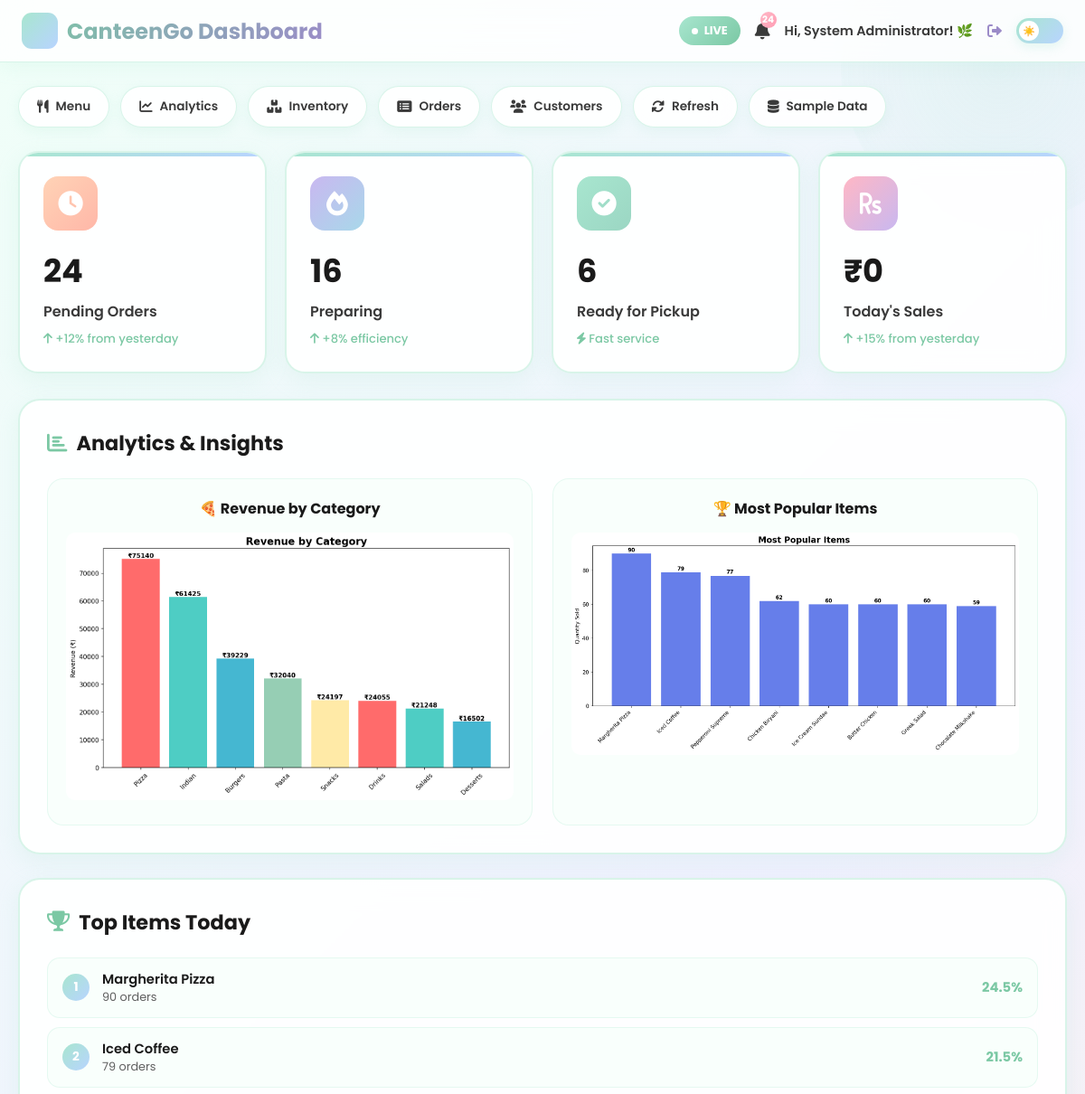
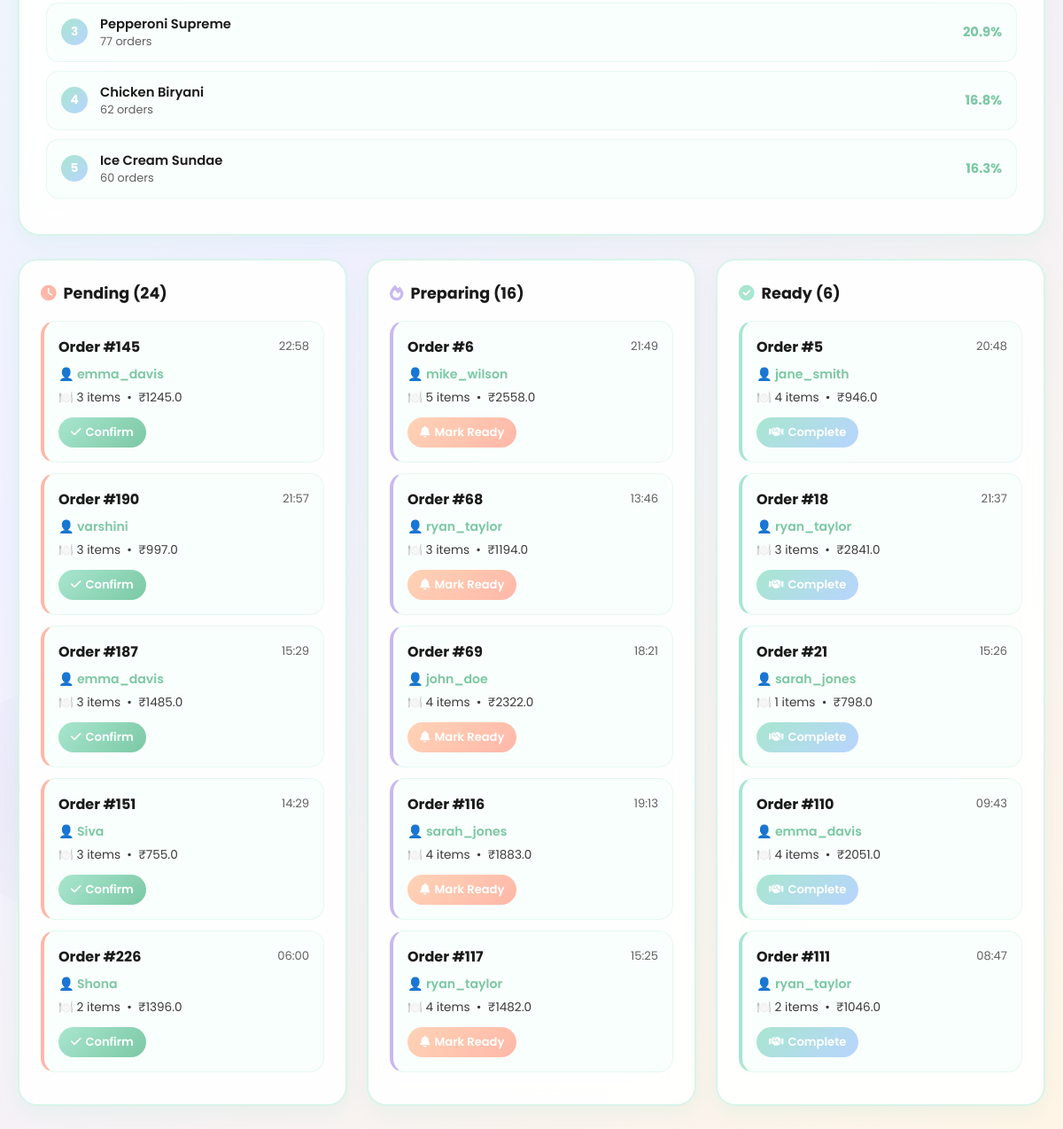
/staff_dashboard (signed in), run on the app's committed database (2 pictures, top to bottom).
### backend/models.py (models this page shows, shortened)
class User(db.Model):
    id = db.Column(db.Integer, primary_key=True)
    username = db.Column(db.String(80), unique=True, nullable=False)
    email = db.Column(db.String(120), unique=True, nullable=True)
    full_name = db.Column(db.String(100), nullable=True)
    password_hash = db.Column(db.String(128), nullable=False)
    role = db.Column(db.String(20), nullable=False)  # 'student' or 'staff'
    staff_role = db.Column(db.Enum(StaffRole), nullable=True)  # Only for staff
    phone = db.Column(db.String(20), nullable=True)
    is_active = db.Column(db.Boolean, default=True)
    created_at = db.Column(db.DateTime, default=datetime.utcnow)
    last_login = db.Column(db.DateTime, nullable=True)

class MenuItem(db.Model):
    id = db.Column(db.Integer, primary_key=True)
    name = db.Column(db.String(100), nullable=False)
    price = db.Column(db.Float, nullable=False)
    image = db.Column(db.String(200), nullable=False)
    description = db.Column(db.Text, nullable=True)
    category = db.Column(db.String(50), nullable=True)
    is_available = db.Column(db.Boolean, default=True)
    stock_quantity = db.Column(db.Integer, default=100)
    preparation_time = db.Column(db.Integer, default=15)  # in minutes
    calories = db.Column(db.Integer, nullable=True)
    ingredients = db.Column(db.Text, nullable=True)
    created_at = db.Column(db.DateTime, default=datetime.utcnow)
    updated_at = db.Column(db.DateTime, default=datetime.utcnow, onupdate=datetime.utcnow)

class Order(db.Model):
    id = db.Column(db.Integer, primary_key=True)
    user_id = db.Column(db.Integer, db.ForeignKey('user.id'), nullable=False)
    total = db.Column(db.Float, nullable=False)
    status = db.Column(db.Enum(OrderStatus), default=OrderStatus.PENDING)
    payment_method = db.Column(db.String(50), default='cash')
    special_instructions = db.Column(db.Text, nullable=True)
    estimated_time = db.Column(db.Integer, nullable=True)  # in minutes
    assigned_staff_id = db.Column(db.Integer, db.ForeignKey('user.id'), nullable=True)
    timestamp = db.Column(db.DateTime, default=datetime.utcnow)
    completed_at = db.Column(db.DateTime, nullable=True)
    user = db.relationship('User', foreign_keys=[user_id], backref=db.backref('orders', lazy=True))
    assigned_staff = db.relationship('User', foreign_keys=[assigned_staff_id])
    items = db.relationship('OrderItem', backref='order', lazy=True, cascade='all, delete-orphan')

### backend/final_app.py (the view)
@app.route('/staff_dashboard')
def staff_dashboard():
    if 'user' not in session or session['user'] != 'staff':
        return redirect(url_for('staff_login'))
    user = User.query.get(session['user_id'])
    pending_orders = Order.query.filter_by(status=OrderStatus.PENDING).order_by(desc(Order.timestamp)).all()
    preparing_orders = Order.query.filter_by(status=OrderStatus.PREPARING).all()
    ready_orders = Order.query.filter_by(status=OrderStatus.READY).all()
    today = datetime.now().date()
    today_orders = Order.query.filter(func.date(Order.timestamp) == today).all()
    today_sales = sum(order.total for order in today_orders)
    charts = generate_analytics()
    popular_items = db.session.query(
        MenuItem.name,
        func.sum(OrderItem.quantity).label('total_sold')
    ).join(OrderItem).group_by(MenuItem.id).order_by(desc('total_sold')).limit(5).all()
    return render_template('staff_dashboard_super.html',
                         user=user,
                         pending_orders=pending_orders,
                         preparing_orders=preparing_orders,
                         ready_orders=ready_orders,
                         today_sales=today_sales,
                         today_orders=len(today_orders),
                         charts=charts,
                         popular_items=popular_items)

### frontend/templates/staff_dashboard_super.html (shortened to what this page needs)
<!DOCTYPE html>
<html lang="en" data-theme="light">
<head>
    <link href="https://cdnjs.cloudflare.com/ajax/libs/font-awesome/6.0.0/css/all.min.css" rel="stylesheet">
</head>
<body>
    <div class="bg-circles">
        <div class="circle c1"></div><div class="circle c2"></div><div class="circle c3"></div>
    </div>
    <div class="header">
        <div class="header-content">
            <div class="logo">
                <div class="logo-icon"><i class="fas fa-chart-line"></i></div>
                CanteenGo Dashboard
            </div>
            <div class="staff-info">
                <div class="live-badge"><div class="live-dot"></div> LIVE</div>
                <div class="notif-bell">
                    <i class="fas fa-bell"></i>
                    <div class="notif-count">{{ pending_orders|length }}</div>
                </div>
                <span class="welcome-text">Hi, {{ user.full_name }}! 🌿</span>
                <a href="{{ url_for('logout') }}" class="logout-link"><i class="fas fa-sign-out-alt"></i></a>
                <button class="theme-toggle" onclick="toggleTheme()" title="Toggle dark mode">
                    <div class="toggle-ball" id="toggleBall"><span id="toggleIcon">☀️</span></div>
                </button>
            </div>
        </div>
    </div>
    <div class="container">
        <div class="quick-actions">
            <a href="/staff/menu_management" class="quick-action"><i class="fas fa-utensils"></i> Menu</a>
            <a href="/staff/analytics" class="quick-action"><i class="fas fa-chart-line"></i> Analytics</a>
            <a href="/staff/inventory" class="quick-action"><i class="fas fa-boxes"></i> Inventory</a>
            <a href="/staff/orders_advanced" class="quick-action"><i class="fas fa-list-alt"></i> Orders</a>
            <a href="/staff/customer_management" class="quick-action"><i class="fas fa-users"></i> Customers</a>
            <button class="quick-action" onclick="refreshDashboard()"><i class="fas fa-sync-alt"></i> Refresh</button>
            <button class="quick-action" onclick="seedSampleData()"><i class="fas fa-database"></i> Sample Data</button>
        </div>
        <div class="dashboard-grid">
            <div class="stat-card">
                <div class="stat-icon icon-pending"><i class="fas fa-clock"></i></div>
                <div class="stat-value">{{ pending_orders|length }}</div>
                <div class="stat-label">Pending Orders</div>
                <div class="stat-change"><i class="fas fa-arrow-up"></i> +12% from yesterday</div>
            </div>
            <div class="stat-card">
                <div class="stat-icon icon-prep"><i class="fas fa-fire"></i></div>
                <div class="stat-value">{{ preparing_orders|length }}</div>
                <div class="stat-label">Preparing</div>
                <div class="stat-change"><i class="fas fa-arrow-up"></i> +8% efficiency</div>
            </div>
            <div class="stat-card">
                <div class="stat-icon icon-ready"><i class="fas fa-check-circle"></i></div>
                <div class="stat-value">{{ ready_orders|length }}</div>
                <div class="stat-label">Ready for Pickup</div>
                <div class="stat-change"><i class="fas fa-bolt"></i> Fast service</div>
            </div>
            <div class="stat-card">
                <div class="stat-icon icon-sales"><i class="fas fa-rupee-sign"></i></div>
                <div class="stat-value">₹{{ today_sales }}</div>
                <div class="stat-label">Today's Sales</div>
                <div class="stat-change"><i class="fas fa-arrow-up"></i> +15% from yesterday</div>
            </div>
        </div>
        {% if charts %}
        <div class="section-card">
            <h2 class="section-title"><i class="fas fa-chart-bar"></i> Analytics & Insights</h2>
            <div class="charts-grid">
                {% if charts.category %}
                <div class="chart-box">
                    <div class="chart-title">🍕 Revenue by Category</div>
                    <img alt="Category Revenue" class="chart-image">
                </div>
                {% endif %}
                {% if charts.popular %}
                <div class="chart-box">
                    <div class="chart-title">🏆 Most Popular Items</div>
                    <img alt="Popular Items" class="chart-image">
                </div>
                {% endif %}
            </div>
        </div>
        {% endif %}
        {% if popular_items %}
        <div class="section-card">
            <h2 class="section-title"><i class="fas fa-trophy"></i> Top Items Today</h2>
            {% for item in popular_items %}
            <div class="popular-item">
                <div style="display:flex;align-items:center;gap:14px;">
                    <div class="item-rank">{{ loop.index }}</div>
                    <div>
                        <div class="item-name">{{ item[0] }}</div>
                        <div class="item-orders">{{ item[1] }} orders</div>
                    </div>
                </div>
                <div class="item-pct">{{ ((item[1] / (popular_items|sum(attribute='1') or 1)) * 100)|round(1) }}%</div>
            </div>
            {% endfor %}
        </div>
        {% endif %}
        <div class="orders-grid">
            <div class="orders-panel">
                <h3 class="panel-title"><i class="fas fa-clock" style="color:#FFB7A8;"></i> Pending ({{ pending_orders|length }})</h3>
                {% for order in pending_orders[:5] %}
                <div class="order-card" style="border-left-color:#FFB7A8;">
                    <div class="order-header">
                        <div class="order-id">Order #{{ order.id }}</div>
                        <div class="order-time">{{ order.timestamp.strftime('%H:%M') }}</div>
                    </div>
                    <div class="order-customer">👤 {{ order.user.username }}</div>
                    <div class="order-items-info">🍽️ {{ order.items|length }} items &nbsp;•&nbsp; ₹{{ order.total }}</div>
                    <div class="order-actions">
                        <a href="{{ url_for('update_order_status', order_id=order.id, status='confirmed') }}" class="action-btn btn-confirm">
                            <i class="fas fa-check"></i> Confirm
                        </a>
                    </div>
                </div>
                {% else %}
                <p style="color:var(--text-muted);text-align:center;padding:20px;">No pending orders 🎉</p>
                {% endfor %}
            </div>
            <div class="orders-panel">
                <h3 class="panel-title"><i class="fas fa-fire" style="color:#C9B8F0;"></i> Preparing ({{ preparing_orders|length }})</h3>
                {% for order in preparing_orders[:5] %}
                <div class="order-card" style="border-left-color:#C9B8F0;">
                    <div class="order-header">
                        <div class="order-id">Order #{{ order.id }}</div>
                        <div class="order-time">{{ order.timestamp.strftime('%H:%M') }}</div>
                    </div>
                    <div class="order-customer">👤 {{ order.user.username }}</div>
                    <div class="order-items-info">🍽️ {{ order.items|length }} items &nbsp;•&nbsp; ₹{{ order.total }}</div>
                    <div class="order-actions">
                        <a href="{{ url_for('update_order_status', order_id=order.id, status='ready') }}" class="action-btn btn-ready">
                            <i class="fas fa-bell"></i> Mark Ready
                        </a>
                    </div>
                </div>
                {% else %}
                <p style="color:var(--text-muted);text-align:center;padding:20px;">Nothing preparing 👨‍🍳</p>
                {% endfor %}
            </div>
            <div class="orders-panel">
                <h3 class="panel-title"><i class="fas fa-check-circle" style="color:#A8E6CF;"></i> Ready ({{ ready_orders|length }})</h3>
                {% for order in ready_orders[:5] %}
                <div class="order-card" style="border-left-color:#A8E6CF;">
                    <div class="order-header">
                        <div class="order-id">Order #{{ order.id }}</div>
                        <div class="order-time">{{ order.timestamp.strftime('%H:%M') }}</div>
                    </div>
                    <div class="order-customer">👤 {{ order.user.username }}</div>
                    <div class="order-items-info">🍽️ {{ order.items|length }} items &nbsp;•&nbsp; ₹{{ order.total }}</div>
                    <div class="order-actions">
                        <a href="{{ url_for('update_order_status', order_id=order.id, status='completed') }}" class="action-btn btn-complete">
                            <i class="fas fa-handshake"></i> Complete
                        </a>
                    </div>
                </div>
                {% else %}
                <p style="color:var(--text-muted);text-align:center;padding:20px;">No orders ready yet 🌸</p>
                {% endfor %}
            </div>
        </div>
    </div>
</body>
</html>

### data on the page
User: full_name "System Administrator"
MenuItem: name "Margherita Pizza", item "90", value "24.5"
MenuItem: name "Iced Coffee", item "79", value "21.5"
MenuItem: name "Pepperoni Supreme", item "77", value "20.9"
MenuItem: name "Chicken Biryani", item "62", value "16.8"
MenuItem: name "Ice Cream Sundae", item "60", value "16.3"
Order: id "145", timestamp "22:58", user.username "emma_davis", items|length "3", total "1245.0"
Order: id "190", timestamp "21:57", user.username "varshini", items|length "3", total "997.0"
Order: id "187", timestamp "15:29", user.username "emma_davis", items|length "3", total "1485.0"
Order: id "151", timestamp "14:29", user.username "Siva", items|length "3", total "755.0"
Order: id "226", timestamp "06:00", user.username "Shona", items|length "2", total "1396.0"
Order: id "6", timestamp "21:49", user.username "mike_wilson", items|length "5", total "2558.0"
Order: id "68", timestamp "13:46", user.username "ryan_taylor", items|length "3", total "1194.0"
Order: id "69", timestamp "18:21", user.username "john_doe", items|length "4", total "2322.0"
Order: id "116", timestamp "19:13", user.username "sarah_jones", items|length "4", total "1883.0"
Order: id "117", timestamp "15:25", user.username "ryan_taylor", items|length "4", total "1482.0"
Order: id "5", timestamp "20:48", user.username "jane_smith", items|length "4", total "946.0"
Order: id "18", timestamp "21:37", user.username "ryan_taylor", items|length "3", total "2841.0"
Order: id "21", timestamp "15:26", user.username "sarah_jones", items|length "1", total "798.0"
Order: id "110", timestamp "09:43", user.username "emma_davis", items|length "4", total "2051.0"
Order: id "111", timestamp "08:47", user.username "ryan_taylor", items|length "2", total "1046.0"

### other printed values
{{ pending_orders|length }} "24"
{{ preparing_orders|length }} "16"
{{ ready_orders|length }} "6"
{{ today_sales }} "0"
